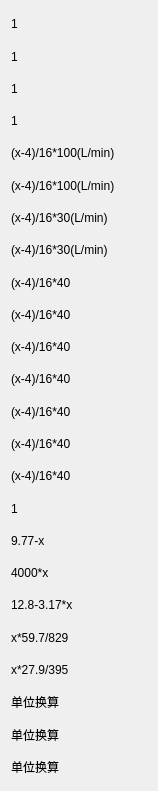
  <widget class="QWidget" name="layoutWidget_2">
   <property name="geometry">
    <rect>
     <x>540</x>
     <y>90</y>
     <width>158</width>
     <height>791</height>
    </rect>
   </property>
   <layout class="QVBoxLayout" name="verticalLayout_26">
    <item>
     <widget class="QLabel" name="label_117">
      <property name="text">
       <string>1                   </string>
      </property>
      <property name="scaledContents">
       <bool>false</bool>
      </property>
      <property name="wordWrap">
       <bool>false</bool>
      </property>
     </widget>
    </item>
    <item>
     <widget class="QLabel" name="label_118">
      <property name="text">
       <string>1                   </string>
      </property>
     </widget>
    </item>
    <item>
     <widget class="QLabel" name="label_119">
      <property name="text">
       <string>1                   </string>
      </property>
     </widget>
    </item>
    <item>
     <widget class="QLabel" name="label_120">
      <property name="text">
       <string>1                   </string>
      </property>
     </widget>
    </item>
    <item>
     <widget class="QLabel" name="label_123">
      <property name="text">
       <string>(x-4)/16*100(L/min)       </string>
      </property>
     </widget>
    </item>
    <item>
     <widget class="QLabel" name="label_124">
      <property name="text">
       <string>(x-4)/16*100(L/min)   </string>
      </property>
     </widget>
    </item>
    <item>
     <widget class="QLabel" name="label_125">
      <property name="text">
       <string>(x-4)/16*30(L/min)</string>
      </property>
     </widget>
    </item>
    <item>
     <widget class="QLabel" name="label_126">
      <property name="text">
       <string>(x-4)/16*30(L/min)</string>
      </property>
     </widget>
    </item>
    <item>
     <widget class="QLabel" name="label_127">
      <property name="text">
       <string>(x-4)/16*40         </string>
      </property>
     </widget>
    </item>
    <item>
     <widget class="QLabel" name="label_128">
      <property name="text">
       <string>(x-4)/16*40         </string>
      </property>
     </widget>
    </item>
    <item>
     <widget class="QLabel" name="label_129">
      <property name="text">
       <string>(x-4)/16*40         </string>
      </property>
     </widget>
    </item>
    <item>
     <widget class="QLabel" name="label_130">
      <property name="text">
       <string>(x-4)/16*40         </string>
      </property>
     </widget>
    </item>
    <item>
     <widget class="QLabel" name="label_131">
      <property name="text">
       <string>(x-4)/16*40         </string>
      </property>
     </widget>
    </item>
    <item>
     <widget class="QLabel" name="label_98">
      <property name="text">
       <string>(x-4)/16*40         </string>
      </property>
     </widget>
    </item>
    <item>
     <widget class="QLabel" name="label_99">
      <property name="text">
       <string>(x-4)/16*40         </string>
      </property>
     </widget>
    </item>
    <item>
     <widget class="QLabel" name="label_100">
      <property name="text">
       <string>1                   </string>
      </property>
     </widget>
    </item>
    <item>
     <widget class="QLabel" name="label_101">
      <property name="text">
       <string>9.77-x</string>
      </property>
     </widget>
    </item>
    <item>
     <widget class="QLabel" name="label_102">
      <property name="text">
       <string>4000*x                 </string>
      </property>
     </widget>
    </item>
    <item>
     <widget class="QLabel" name="label_103">
      <property name="text">
       <string>12.8-3.17*x</string>
      </property>
     </widget>
    </item>
    <item>
     <widget class="QLabel" name="label_121">
      <property name="text">
       <string>x*59.7/829      </string>
      </property>
     </widget>
    </item>
    <item>
     <widget class="QLabel" name="label_122">
      <property name="text">
       <string>x*27.9/395</string>
      </property>
     </widget>
    </item>
    <item>
     <widget class="QLabel" name="label_104">
      <property name="text">
       <string>单位换算            </string>
      </property>
     </widget>
    </item>
    <item>
     <widget class="QLabel" name="label_105">
      <property name="maximumSize">
       <size>
        <width>219</width>
        <height>16777215</height>
       </size>
      </property>
      <property name="text">
       <string>单位换算            </string>
      </property>
     </widget>
    </item>
    <item>
     <widget class="QLabel" name="label_106">
      <property name="text">
       <string>单位换算            </string>
      </property>
     </widget>
    </item>
   </layout>
  </widget>
